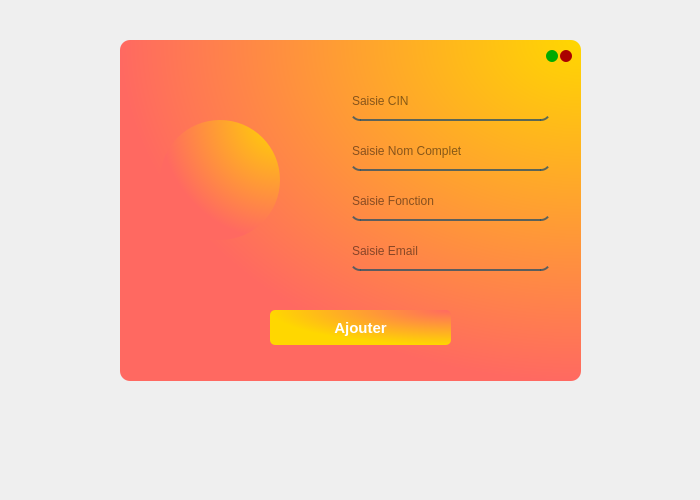
<?xml version="1.0" encoding="UTF-8"?>
<ui version="4.0">
 <class>addemp</class>
 <widget class="QWidget" name="addemp">
  <property name="geometry">
   <rect>
    <x>0</x>
    <y>0</y>
    <width>700</width>
    <height>500</height>
   </rect>
  </property>
  <property name="windowTitle">
   <string>Form</string>
  </property>
  <widget class="QWidget" name="addemp_w" native="true">
   <property name="geometry">
    <rect>
     <x>120</x>
     <y>40</y>
     <width>461</width>
     <height>341</height>
    </rect>
   </property>
   <property name="styleSheet">
    <string notr="true">    background-color: qradialgradient(cx: 1, cy: 0, radius: 1, fx: 1, fy: 0, stop: 0#FFD700, stop: 1 #FF6961 );
    border-radius: 10px;
</string>
   </property>
   <widget class="QPushButton" name="close">
    <property name="geometry">
     <rect>
      <x>440</x>
      <y>10</y>
      <width>12</width>
      <height>12</height>
     </rect>
    </property>
    <property name="styleSheet">
     <string notr="true">QPushButton{
	background-color: rgb(170, 0, 0);
    border-radius: 6px;
   border: none;
}
QPushButton:pressed{
	background-color: rgb(255, 0, 0);
 }</string>
    </property>
    <property name="text">
     <string/>
    </property>
   </widget>
   <widget class="QPushButton" name="reduit">
    <property name="geometry">
     <rect>
      <x>426</x>
      <y>10</y>
      <width>12</width>
      <height>12</height>
     </rect>
    </property>
    <property name="styleSheet">
     <string notr="true">QPushButton{
	background-color: rgb(0, 170, 0);
    border-radius: 6px;
   border: none;
}
QPushButton:pressed{
	background-color: rgb(0, 255, 0);
 }</string>
    </property>
    <property name="text">
     <string/>
    </property>
   </widget>
   <widget class="QPushButton" name="ajouter">
    <property name="geometry">
     <rect>
      <x>150</x>
      <y>270</y>
      <width>181</width>
      <height>35</height>
     </rect>
    </property>
    <property name="font">
     <font>
      <pointsize>11</pointsize>
      <weight>75</weight>
      <bold>true</bold>
     </font>
    </property>
    <property name="styleSheet">
     <string notr="true">QPushButton {
    color: white;
    text-shadow: 0 1px 0 rgba(0, 0, 0, 0.4);
    background: qradialgradient(cx: 1, cy: 0, radius: 1, fx: 1, fy: 0, stop: 0 #FF6961, stop: 1 #FFD700);
    border: 0;
    border-radius: 5px;
}

QPushButton:hover {
    text-shadow: 0 2px 0 rgba(0, 0, 0, 0.9);
    background: qradialgradient(cx: 1.5, cy: 0.5, radius: 1.5, fx: 1.5, fy: 0.5, stop: 0.5 #FFD700, stop: 1.5 #FF69B4);
}

QPushButton:pressed {
    background: qradialgradient(cx: 1, cy: 0, radius: 1, fx: 1, fy: 0, stop: 0 #32CD32, stop: 1 #4682B4);
}
</string>
    </property>
    <property name="text">
     <string>Ajouter</string>
    </property>
   </widget>
   <widget class="QLineEdit" name="cin">
    <property name="geometry">
     <rect>
      <x>230</x>
      <y>50</y>
      <width>201</width>
      <height>31</height>
     </rect>
    </property>
    <property name="cursor">
     <cursorShape>IBeamCursor</cursorShape>
    </property>
    <property name="styleSheet">
     <string notr="true">background-color: rgba(0,0, 0,0); 
border:none;
border-bottom:2px solid rgba(46,82,101,200);
color:rgba(0,0,0,240);
padding-bottom:7px;</string>
    </property>
    <property name="placeholderText">
     <string>Saisie CIN</string>
    </property>
   </widget>
   <widget class="QLineEdit" name="foncyion">
    <property name="geometry">
     <rect>
      <x>230</x>
      <y>150</y>
      <width>201</width>
      <height>31</height>
     </rect>
    </property>
    <property name="cursor">
     <cursorShape>IBeamCursor</cursorShape>
    </property>
    <property name="styleSheet">
     <string notr="true">background-color: rgba(0,0, 0,0); 
border:none;
border-bottom:2px solid rgba(46,82,101,200);
color:rgba(0,0,0,240);
padding-bottom:7px;</string>
    </property>
    <property name="placeholderText">
     <string>Saisie Fonction</string>
    </property>
   </widget>
   <widget class="QLineEdit" name="nom">
    <property name="geometry">
     <rect>
      <x>230</x>
      <y>100</y>
      <width>201</width>
      <height>31</height>
     </rect>
    </property>
    <property name="cursor">
     <cursorShape>IBeamCursor</cursorShape>
    </property>
    <property name="styleSheet">
     <string notr="true">background-color: rgba(0,0, 0,0); 
border:none;
border-bottom:2px solid rgba(46,82,101,200);
color:rgba(0,0,0,240);
padding-bottom:7px;</string>
    </property>
    <property name="placeholderText">
     <string>Saisie Nom Complet</string>
    </property>
   </widget>
   <widget class="QLabel" name="pic">
    <property name="geometry">
     <rect>
      <x>40</x>
      <y>80</y>
      <width>120</width>
      <height>120</height>
     </rect>
    </property>
    <property name="styleSheet">
     <string notr="true">border-radius: 60px;</string>
    </property>
    <property name="text">
     <string/>
    </property>
   </widget>
   <widget class="QPushButton" name="imprimer">
    <property name="geometry">
     <rect>
      <x>20</x>
      <y>10</y>
      <width>31</width>
      <height>31</height>
     </rect>
    </property>
    <property name="styleSheet">
     <string notr="true">background-color: none;</string>
    </property>
    <property name="text">
     <string/>
    </property>
   </widget>
   <widget class="QLineEdit" name="foncyion_2">
    <property name="geometry">
     <rect>
      <x>230</x>
      <y>200</y>
      <width>201</width>
      <height>31</height>
     </rect>
    </property>
    <property name="cursor">
     <cursorShape>IBeamCursor</cursorShape>
    </property>
    <property name="styleSheet">
     <string notr="true">background-color: rgba(0,0, 0,0); 
border:none;
border-bottom:2px solid rgba(46,82,101,200);
color:rgba(0,0,0,240);
padding-bottom:7px;</string>
    </property>
    <property name="placeholderText">
     <string>Saisie Email</string>
    </property>
   </widget>
  </widget>
 </widget>
 <resources/>
 <connections/>
</ui>
